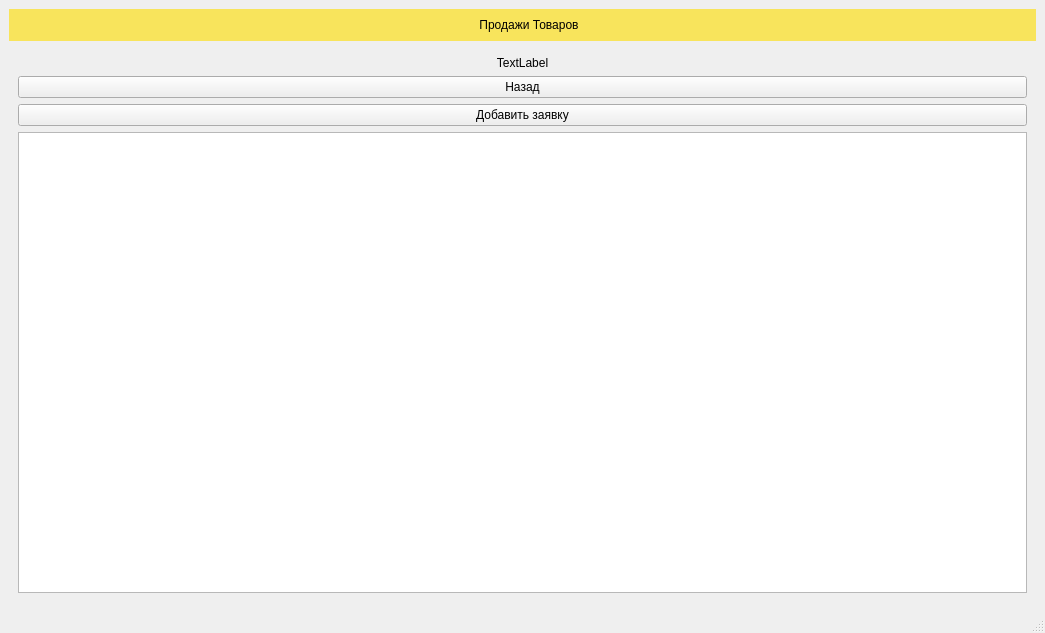
<?xml version="1.0" encoding="UTF-8"?>
<ui version="4.0">
 <class>MainWindow</class>
 <widget class="QMainWindow" name="MainWindow">
  <property name="geometry">
   <rect>
    <x>0</x>
    <y>0</y>
    <width>1045</width>
    <height>633</height>
   </rect>
  </property>
  <property name="minimumSize">
   <size>
    <width>1000</width>
    <height>600</height>
   </size>
  </property>
  <property name="windowTitle">
   <string>MainWindow</string>
  </property>
  <widget class="QWidget" name="centralwidget">
   <layout class="QGridLayout" name="gridLayout">
    <item row="0" column="0">
     <widget class="QWidget" name="widget" native="true">
      <property name="styleSheet">
       <string notr="true">background-color: rgb(248, 228, 92);</string>
      </property>
      <layout class="QHBoxLayout" name="horizontalLayout">
       <item>
        <layout class="QFormLayout" name="formLayout">
         <item row="0" column="0">
          <widget class="QLabel" name="label_2">
           <property name="text">
            <string/>
           </property>
           <property name="pixmap">
            <pixmap>logo.png</pixmap>
           </property>
          </widget>
         </item>
         <item row="0" column="1">
          <widget class="QLabel" name="label">
           <property name="styleSheet">
            <string notr="true">
font: 32pt &quot;Open Sans&quot;;</string>
           </property>
           <property name="text">
            <string>Продажи Товаров</string>
           </property>
           <property name="alignment">
            <set>Qt::AlignCenter</set>
           </property>
          </widget>
         </item>
        </layout>
       </item>
      </layout>
     </widget>
    </item>
    <item row="1" column="0">
     <widget class="QStackedWidget" name="stackedWidget">
      <property name="enabled">
       <bool>true</bool>
      </property>
      <property name="currentIndex">
       <number>0</number>
      </property>
      <widget class="QWidget" name="Operator">
       <layout class="QGridLayout" name="gridLayout_3">
        <item row="1" column="0">
         <widget class="QPushButton" name="OperatorsBut">
          <property name="text">
           <string>Назад</string>
          </property>
         </widget>
        </item>
        <item row="0" column="0">
         <widget class="QLabel" name="label_6">
          <property name="text">
           <string>TextLabel</string>
          </property>
          <property name="alignment">
           <set>Qt::AlignCenter</set>
          </property>
         </widget>
        </item>
        <item row="3" column="0">
         <widget class="QTableWidget" name="tableVseZayavki"/>
        </item>
        <item row="2" column="0">
         <widget class="QPushButton" name="AddButRequestBut">
          <property name="text">
           <string>Добавить заявку</string>
          </property>
         </widget>
        </item>
       </layout>
      </widget>
      <widget class="QWidget" name="AddRequest">
       <layout class="QGridLayout" name="gridLayout_7">
        <item row="0" column="0">
         <layout class="QGridLayout" name="gridLayout_6">
          <item row="0" column="0">
           <layout class="QVBoxLayout" name="verticalLayout_12">
            <item>
             <layout class="QVBoxLayout" name="verticalLayout_2">
              <item>
               <widget class="QLabel" name="label_7">
                <property name="text">
                 <string>IDrequest</string>
                </property>
                <property name="alignment">
                 <set>Qt::AlignCenter</set>
                </property>
               </widget>
              </item>
              <item>
               <widget class="QLineEdit" name="IDrequestLine"/>
              </item>
             </layout>
            </item>
            <item>
             <layout class="QVBoxLayout" name="verticalLayout_3">
              <item>
               <widget class="QLabel" name="label_8">
                <property name="text">
                 <string>startDate</string>
                </property>
                <property name="alignment">
                 <set>Qt::AlignCenter</set>
                </property>
               </widget>
              </item>
              <item>
               <widget class="QLineEdit" name="startDateLine"/>
              </item>
             </layout>
            </item>
            <item>
             <layout class="QVBoxLayout" name="verticalLayout_9">
              <item>
               <widget class="QLabel" name="label_14">
                <property name="text">
                 <string>orgTechTypeID</string>
                </property>
                <property name="alignment">
                 <set>Qt::AlignCenter</set>
                </property>
               </widget>
              </item>
              <item>
               <widget class="QLineEdit" name="orgTechTypeIDLine"/>
              </item>
             </layout>
            </item>
            <item>
             <layout class="QVBoxLayout" name="verticalLayout_8">
              <item>
               <widget class="QLabel" name="label_13">
                <property name="text">
                 <string>orgTechModel</string>
                </property>
                <property name="alignment">
                 <set>Qt::AlignCenter</set>
                </property>
               </widget>
              </item>
              <item>
               <widget class="QLineEdit" name="orgTechModelLine"/>
              </item>
             </layout>
            </item>
            <item>
             <layout class="QVBoxLayout" name="verticalLayout_4">
              <item>
               <widget class="QLabel" name="label_9">
                <property name="text">
                 <string>problemDescryption</string>
                </property>
                <property name="alignment">
                 <set>Qt::AlignCenter</set>
                </property>
               </widget>
              </item>
              <item>
               <widget class="QLineEdit" name="problemDescryptionLine"/>
              </item>
             </layout>
            </item>
           </layout>
          </item>
          <item row="0" column="1">
           <layout class="QVBoxLayout" name="verticalLayout_13">
            <item>
             <layout class="QVBoxLayout" name="verticalLayout_6">
              <item>
               <widget class="QLabel" name="label_11">
                <property name="text">
                 <string>requestStatusID</string>
                </property>
                <property name="alignment">
                 <set>Qt::AlignCenter</set>
                </property>
               </widget>
              </item>
              <item>
               <widget class="QLineEdit" name="requestStatusIDLine"/>
              </item>
             </layout>
            </item>
            <item>
             <layout class="QVBoxLayout" name="verticalLayout_7">
              <item>
               <widget class="QLabel" name="label_12">
                <property name="text">
                 <string>completionDate</string>
                </property>
                <property name="alignment">
                 <set>Qt::AlignCenter</set>
                </property>
               </widget>
              </item>
              <item>
               <widget class="QLineEdit" name="completionDateLine"/>
              </item>
             </layout>
            </item>
            <item>
             <layout class="QVBoxLayout" name="verticalLayout_10">
              <item>
               <widget class="QLabel" name="label_15">
                <property name="text">
                 <string>repairParts</string>
                </property>
                <property name="alignment">
                 <set>Qt::AlignCenter</set>
                </property>
               </widget>
              </item>
              <item>
               <widget class="QLineEdit" name="repairPartsLine"/>
              </item>
             </layout>
            </item>
            <item>
             <layout class="QVBoxLayout" name="verticalLayout_11">
              <item>
               <widget class="QLabel" name="label_16">
                <property name="text">
                 <string>masterID</string>
                </property>
                <property name="alignment">
                 <set>Qt::AlignCenter</set>
                </property>
               </widget>
              </item>
              <item>
               <widget class="QLineEdit" name="masterIDLine"/>
              </item>
             </layout>
            </item>
            <item>
             <layout class="QVBoxLayout" name="verticalLayout_5">
              <item>
               <widget class="QLabel" name="label_10">
                <property name="text">
                 <string>clientID</string>
                </property>
                <property name="alignment">
                 <set>Qt::AlignCenter</set>
                </property>
               </widget>
              </item>
              <item>
               <widget class="QLineEdit" name="clientIDLine"/>
              </item>
             </layout>
            </item>
           </layout>
          </item>
         </layout>
        </item>
        <item row="1" column="0">
         <layout class="QHBoxLayout" name="horizontalLayout_2">
          <item>
           <widget class="QPushButton" name="BackButton">
            <property name="text">
             <string>Назад</string>
            </property>
           </widget>
          </item>
          <item>
           <widget class="QPushButton" name="SaveButton">
            <property name="text">
             <string>Сохранить</string>
            </property>
           </widget>
          </item>
         </layout>
        </item>
       </layout>
      </widget>
      <widget class="QWidget" name="Authorization">
       <layout class="QGridLayout" name="gridLayout_2">
        <item row="0" column="0">
         <layout class="QVBoxLayout" name="verticalLayout">
          <property name="leftMargin">
           <number>300</number>
          </property>
          <property name="topMargin">
           <number>50</number>
          </property>
          <property name="rightMargin">
           <number>300</number>
          </property>
          <property name="bottomMargin">
           <number>50</number>
          </property>
          <item>
           <widget class="QLabel" name="label_3">
            <property name="font">
             <font>
              <pointsize>30</pointsize>
             </font>
            </property>
            <property name="text">
             <string>Авторизация</string>
            </property>
            <property name="alignment">
             <set>Qt::AlignCenter</set>
            </property>
           </widget>
          </item>
          <item>
           <widget class="QLabel" name="label_4">
            <property name="text">
             <string>Логин</string>
            </property>
           </widget>
          </item>
          <item>
           <widget class="QLineEdit" name="LoginField"/>
          </item>
          <item>
           <widget class="QLabel" name="label_5">
            <property name="text">
             <string>Пароль</string>
            </property>
           </widget>
          </item>
          <item>
           <widget class="QLineEdit" name="PasswordField"/>
          </item>
          <item>
           <widget class="QPushButton" name="SignButton">
            <property name="styleSheet">
             <string notr="true">QPushButton{
background-color : rgb(249, 240, 107);
Color : gb(0, 0, 0);
}</string>
            </property>
            <property name="text">
             <string>Войти</string>
            </property>
           </widget>
          </item>
          <item>
           <widget class="QLabel" name="ErrorField">
            <property name="enabled">
             <bool>true</bool>
            </property>
            <property name="styleSheet">
             <string notr="true">color: rgb(255, 0, 0);</string>
            </property>
            <property name="text">
             <string/>
            </property>
            <property name="alignment">
             <set>Qt::AlignCenter</set>
            </property>
           </widget>
          </item>
         </layout>
        </item>
       </layout>
      </widget>
      <widget class="QWidget" name="Zakazchik">
       <layout class="QGridLayout" name="gridLayout_5">
        <item row="0" column="0">
         <widget class="QPushButton" name="ZakazchikBut">
          <property name="text">
           <string>Назад</string>
          </property>
         </widget>
        </item>
       </layout>
      </widget>
      <widget class="QWidget" name="Master">
       <layout class="QGridLayout" name="gridLayout_4">
        <item row="0" column="0">
         <widget class="QPushButton" name="MasterBut">
          <property name="text">
           <string>Назад</string>
          </property>
         </widget>
        </item>
       </layout>
      </widget>
     </widget>
    </item>
   </layout>
  </widget>
  <widget class="QMenuBar" name="menubar">
   <property name="geometry">
    <rect>
     <x>0</x>
     <y>0</y>
     <width>1045</width>
     <height>23</height>
    </rect>
   </property>
  </widget>
  <widget class="QStatusBar" name="statusbar"/>
 </widget>
 <resources/>
 <connections/>
</ui>
